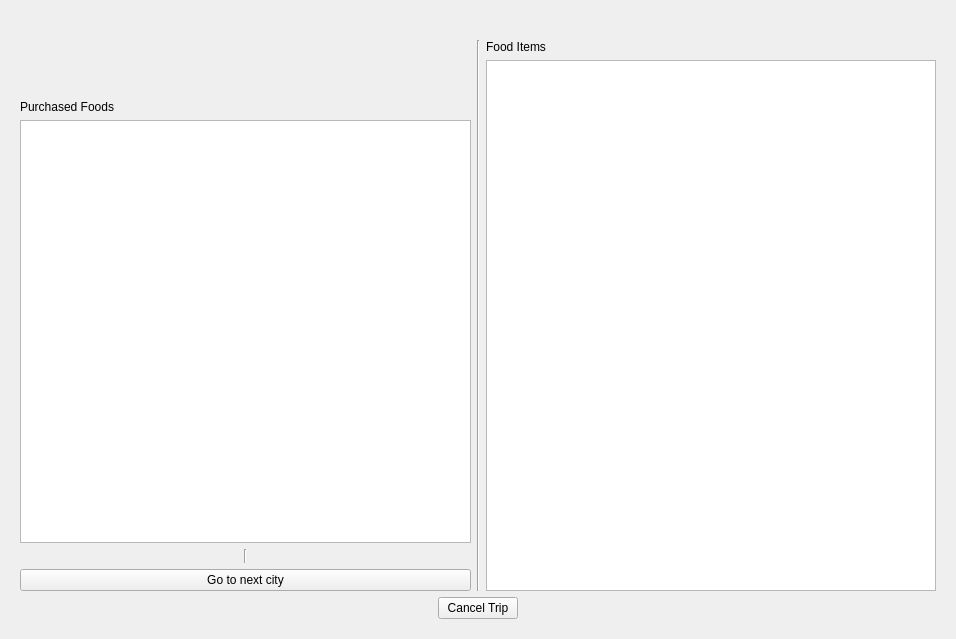
<?xml version="1.0" encoding="UTF-8"?>
<ui version="4.0">
 <class>executeTrip</class>
 <widget class="QWidget" name="executeTrip">
  <property name="geometry">
   <rect>
    <x>0</x>
    <y>0</y>
    <width>956</width>
    <height>639</height>
   </rect>
  </property>
  <property name="windowTitle">
   <string>S&amp;S Trip</string>
  </property>
  <property name="windowIcon">
   <iconset resource="resources.qrc">
    <normaloff>:/images/images/sasicon.png</normaloff>:/images/images/sasicon.png</iconset>
  </property>
  <layout class="QGridLayout" name="gridLayout">
   <item row="0" column="0">
    <widget class="QStackedWidget" name="tripStack">
     <property name="currentIndex">
      <number>0</number>
     </property>
     <widget class="QWidget" name="page">
      <layout class="QGridLayout" name="gridLayout_2">
       <item row="0" column="0" colspan="3">
        <widget class="QLabel" name="welcome">
         <property name="font">
          <font>
           <weight>75</weight>
           <bold>true</bold>
          </font>
         </property>
         <property name="text">
          <string/>
         </property>
         <property name="alignment">
          <set>Qt::AlignCenter</set>
         </property>
        </widget>
       </item>
       <item row="1" column="1">
        <widget class="Line" name="line">
         <property name="orientation">
          <enum>Qt::Vertical</enum>
         </property>
        </widget>
       </item>
       <item row="1" column="2">
        <layout class="QVBoxLayout" name="verticalLayout">
         <item>
          <widget class="QLabel" name="label_3">
           <property name="toolTip">
            <string>&lt;html&gt;&lt;head/&gt;&lt;body&gt;&lt;p&gt;Double click an item to add it to the cart.&lt;/p&gt;&lt;/body&gt;&lt;/html&gt;</string>
           </property>
           <property name="text">
            <string>Food Items</string>
           </property>
          </widget>
         </item>
         <item>
          <widget class="QTableWidget" name="tableWidget">
           <property name="editTriggers">
            <set>QAbstractItemView::NoEditTriggers</set>
           </property>
          </widget>
         </item>
        </layout>
       </item>
       <item row="1" column="0">
        <layout class="QVBoxLayout" name="verticalLayout_2">
         <item>
          <widget class="QLabel" name="cityName">
           <property name="text">
            <string/>
           </property>
          </widget>
         </item>
         <item>
          <widget class="QLabel" name="parentCountry_label">
           <property name="text">
            <string/>
           </property>
          </widget>
         </item>
         <item>
          <widget class="QLabel" name="food_Label">
           <property name="text">
            <string/>
           </property>
          </widget>
         </item>
         <item>
          <widget class="QLabel" name="label">
           <property name="text">
            <string>Purchased Foods</string>
           </property>
          </widget>
         </item>
         <item>
          <widget class="QListWidget" name="boughtfoods"/>
         </item>
         <item>
          <layout class="QHBoxLayout" name="horizontalLayout_2">
           <item>
            <widget class="QLabel" name="distanceLabel">
             <property name="text">
              <string/>
             </property>
            </widget>
           </item>
           <item>
            <widget class="Line" name="line_2">
             <property name="orientation">
              <enum>Qt::Vertical</enum>
             </property>
            </widget>
           </item>
           <item>
            <widget class="QLabel" name="costLabel">
             <property name="text">
              <string/>
             </property>
             <property name="alignment">
              <set>Qt::AlignRight|Qt::AlignTrailing|Qt::AlignVCenter</set>
             </property>
            </widget>
           </item>
          </layout>
         </item>
         <item>
          <widget class="QPushButton" name="pushButton">
           <property name="text">
            <string>Go to next city</string>
           </property>
          </widget>
         </item>
        </layout>
       </item>
       <item row="2" column="0" colspan="3">
        <layout class="QHBoxLayout" name="horizontalLayout">
         <item>
          <spacer name="horizontalSpacer_2">
           <property name="orientation">
            <enum>Qt::Horizontal</enum>
           </property>
           <property name="sizeHint" stdset="0">
            <size>
             <width>40</width>
             <height>20</height>
            </size>
           </property>
          </spacer>
         </item>
         <item>
          <widget class="QPushButton" name="cancel_Trip_button">
           <property name="text">
            <string>Cancel Trip</string>
           </property>
          </widget>
         </item>
         <item>
          <spacer name="horizontalSpacer">
           <property name="orientation">
            <enum>Qt::Horizontal</enum>
           </property>
           <property name="sizeHint" stdset="0">
            <size>
             <width>40</width>
             <height>20</height>
            </size>
           </property>
          </spacer>
         </item>
        </layout>
       </item>
      </layout>
     </widget>
     <widget class="QWidget" name="page_2">
      <layout class="QGridLayout" name="gridLayout_3">
       <item row="1" column="0">
        <layout class="QVBoxLayout" name="verticalLayout_3">
         <item>
          <widget class="QLabel" name="label_4">
           <property name="text">
            <string>Visited Cities &amp; Amount Spent</string>
           </property>
          </widget>
         </item>
         <item>
          <widget class="QListWidget" name="visited_List"/>
         </item>
        </layout>
       </item>
       <item row="1" column="1">
        <layout class="QVBoxLayout" name="verticalLayout_4">
         <item>
          <widget class="QLabel" name="label_5">
           <property name="text">
            <string>Purchased Foods</string>
           </property>
          </widget>
         </item>
         <item>
          <widget class="QListWidget" name="purchased_list"/>
         </item>
         <item>
          <widget class="QLabel" name="sum_costLabel">
           <property name="text">
            <string>Total Cost of Trip:</string>
           </property>
          </widget>
         </item>
         <item>
          <widget class="QLabel" name="sum_distLabel">
           <property name="text">
            <string>Distance Traveled:</string>
           </property>
          </widget>
         </item>
        </layout>
       </item>
       <item row="2" column="0" colspan="2">
        <layout class="QHBoxLayout" name="horizontalLayout_3">
         <item>
          <spacer name="horizontalSpacer_3">
           <property name="orientation">
            <enum>Qt::Horizontal</enum>
           </property>
           <property name="sizeHint" stdset="0">
            <size>
             <width>40</width>
             <height>20</height>
            </size>
           </property>
          </spacer>
         </item>
         <item>
          <widget class="QPushButton" name="sum_End">
           <property name="text">
            <string>End Trip</string>
           </property>
          </widget>
         </item>
         <item>
          <spacer name="horizontalSpacer_4">
           <property name="orientation">
            <enum>Qt::Horizontal</enum>
           </property>
           <property name="sizeHint" stdset="0">
            <size>
             <width>40</width>
             <height>20</height>
            </size>
           </property>
          </spacer>
         </item>
        </layout>
       </item>
       <item row="0" column="0" colspan="2">
        <widget class="QLabel" name="label_2">
         <property name="font">
          <font>
           <weight>75</weight>
           <bold>true</bold>
          </font>
         </property>
         <property name="text">
          <string>TRIP SUMMARY</string>
         </property>
         <property name="alignment">
          <set>Qt::AlignCenter</set>
         </property>
        </widget>
       </item>
      </layout>
     </widget>
    </widget>
   </item>
  </layout>
 </widget>
 <resources>
  <include location="resources.qrc"/>
 </resources>
 <connections/>
</ui>
